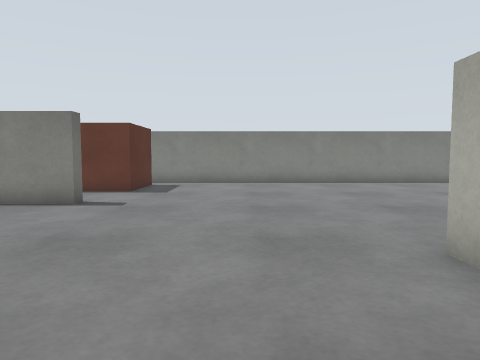
view 1 (above)

22 first-person views from a walk through a world built for the Gazebo simulator. The camera is 0.26 m above the floor, tilts 4° down and sees 70° across. The floor is counted in squares, 0.2 m on a side. Each view is taken from the middle of a square. On the plan, view 1 faces up. The plan holds only what a view shows up to about 14 squares ahead; the rest is blank. The place goes on beyond the plan.

view 2
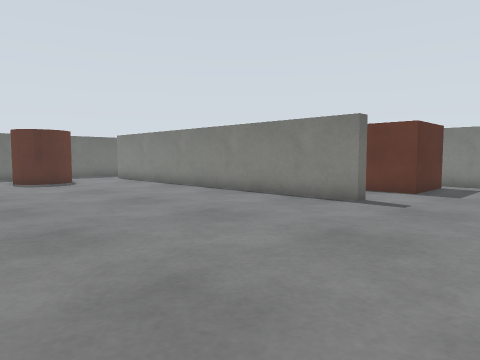

view 3
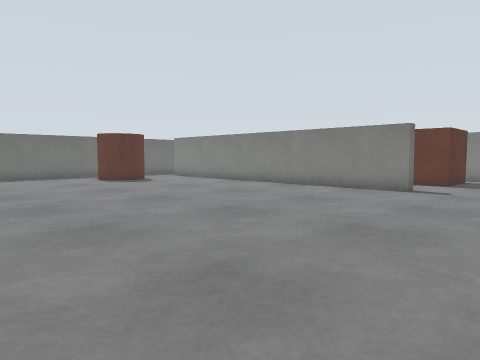

view 4
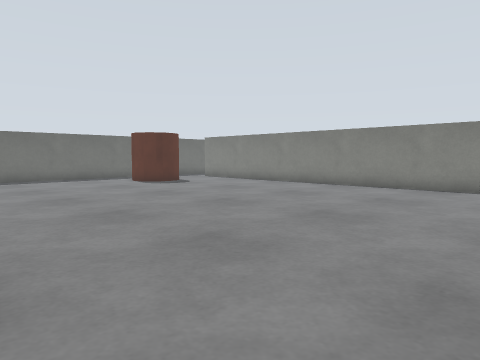

view 5
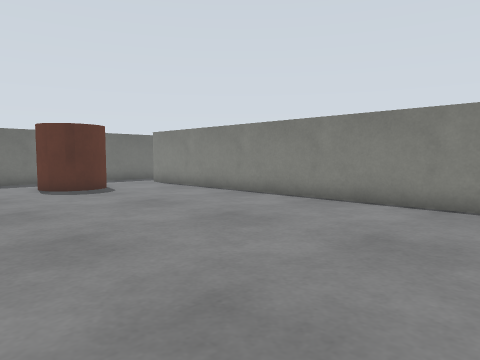

view 6
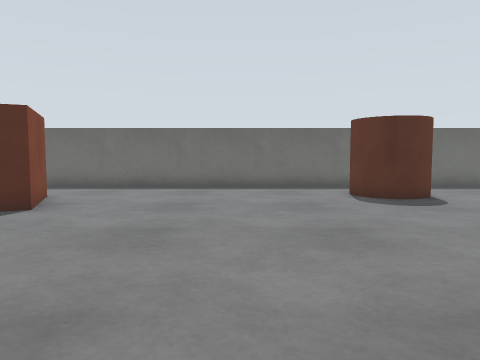

view 7
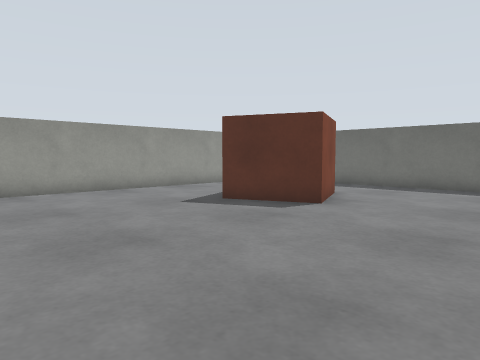

view 8
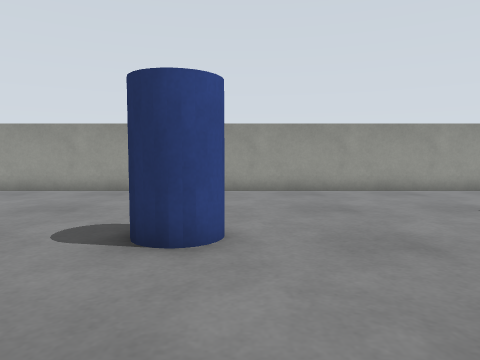

view 9
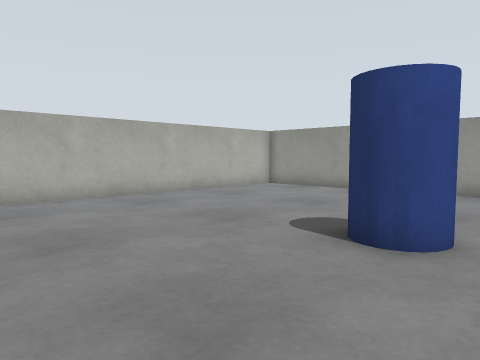

view 10
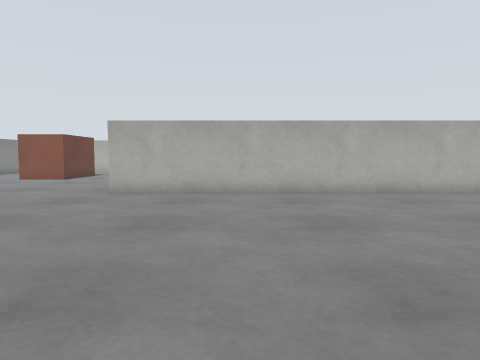

view 11
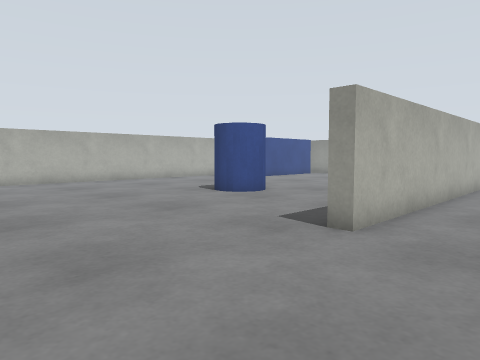

view 12
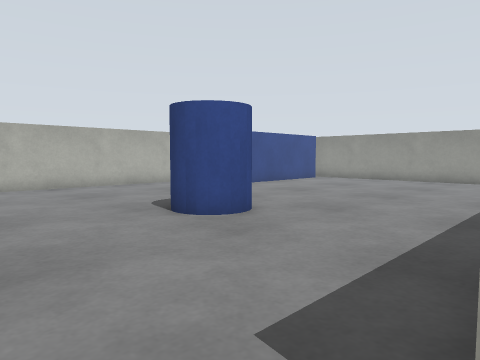

view 13
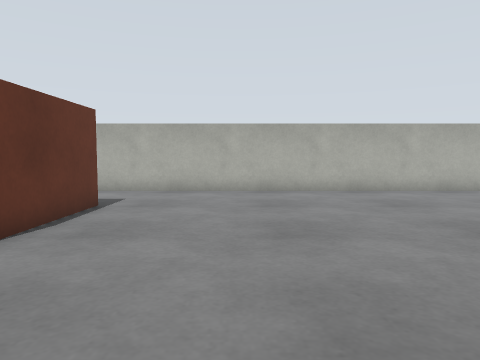

view 14
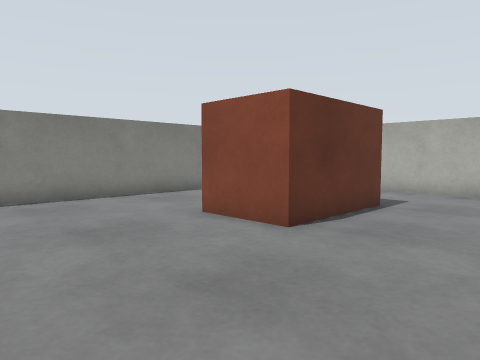

view 15
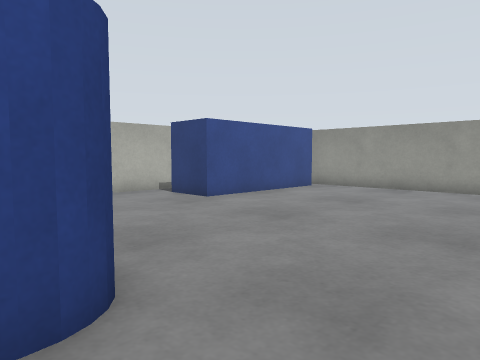

view 16
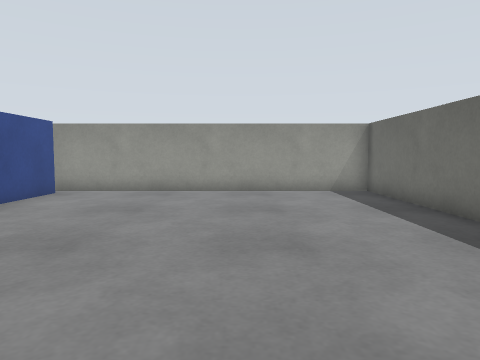

view 17
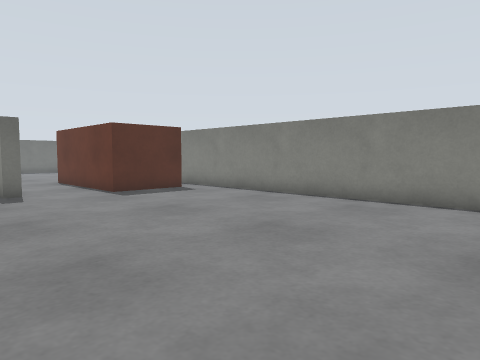

view 18
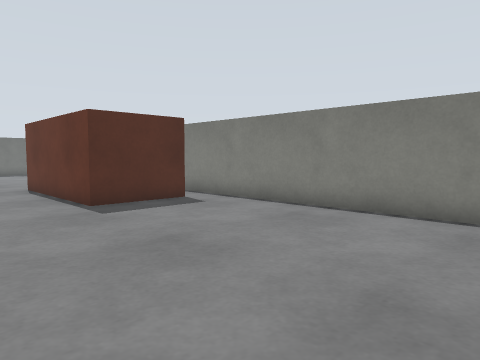

view 19
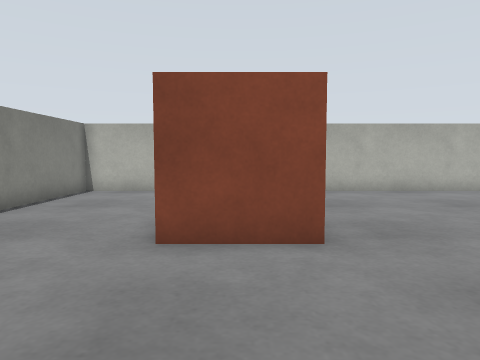

view 20
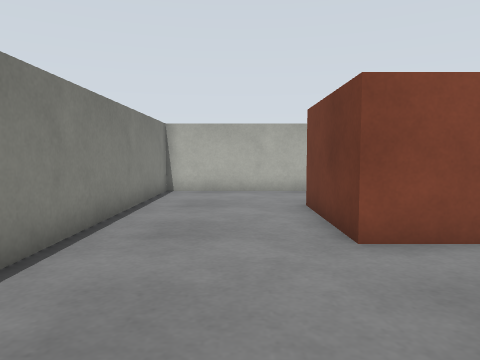

view 21
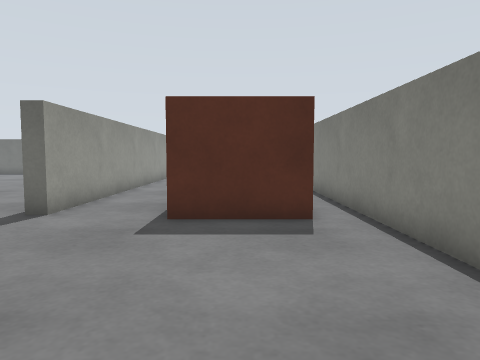

view 22
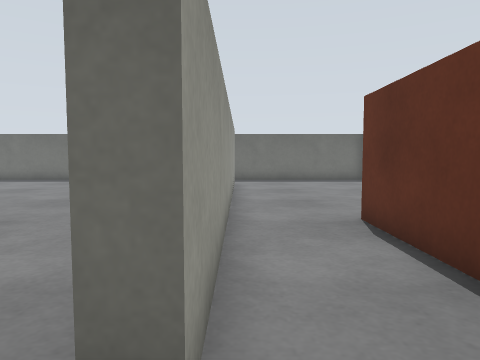

### Floor plan
Key: @ floor where view 1 was taken; # wall or solid block; . floor; B brown box; A barrel; C crate; P pillar; L blue box.
Columns run from 22 left of view 1 to 18 right of it. Each row starts with its distance up from view 1.
 17             #############################
 16               ..........................#
 15                   B.....................#
 14      .....        B.....................#
 13      .......BBBBBBB.....................#
 12      ...........................CCCCC...#
 11      ...........................C      .#
 10       ############..............CCCCC...#
  9  ..    ###########......................#
  8  .... ..................................#
  7   ......................................#
  6     A...................................#
  5      A..................................#
  4  ..AA....................#..............#
  3  ........................#..............#
  2  ........................#..............#
  1  ........................#.....PP.......#
  0  .....................@..#.....PP.......#
 -1  ........................#..............#
 -2  ........................#..........  ..#
 -3 #........................# ...........  #
 -4 #........................# .............#
 -5 #......C........P........#..............#
 -6  ...CCCC.......PPP.......#...........LL.#
 -7  ...   C.................#...........L  #
 -8         C........ .......#...........L
 -9        .......... .......#...........L
-10       ........... .......#...........L
-11       ...........  ..... #...........L
-12        ........... ..... #...........L
-13       ################################

Positions as (right, up) in squares from view 1, and headings:
1: (0, 0), facing up
2: (0, 0), facing up-left
3: (0, -4), facing up-left
4: (-2, -5), facing up-left
5: (-4, 0), facing up-left
6: (-7, 0), facing left
7: (-7, 0), facing down-left
8: (-7, 0), facing down
9: (-8, 0), facing down-right
10: (-9, 0), facing right
11: (0, 10), facing down-right
12: (3, 6), facing down-right
13: (5, 6), facing right
14: (5, 6), facing up-right
15: (6, 1), facing down-right
16: (8, 0), facing down
17: (8, 7), facing up-left
18: (5, 9), facing up-left
19: (5, 11), facing right
20: (5, 14), facing right
21: (3, 14), facing left
22: (-3, 10), facing left
